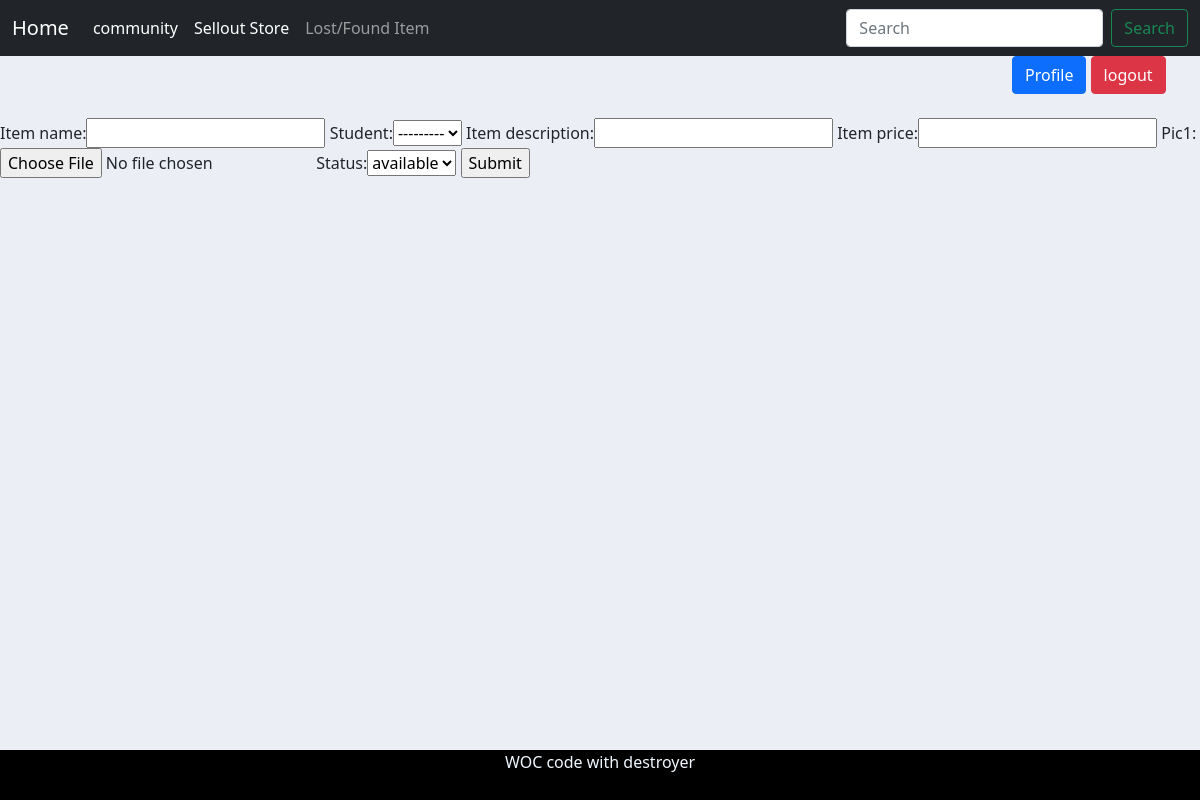
/sell, run on an earlier commit of the app's database.
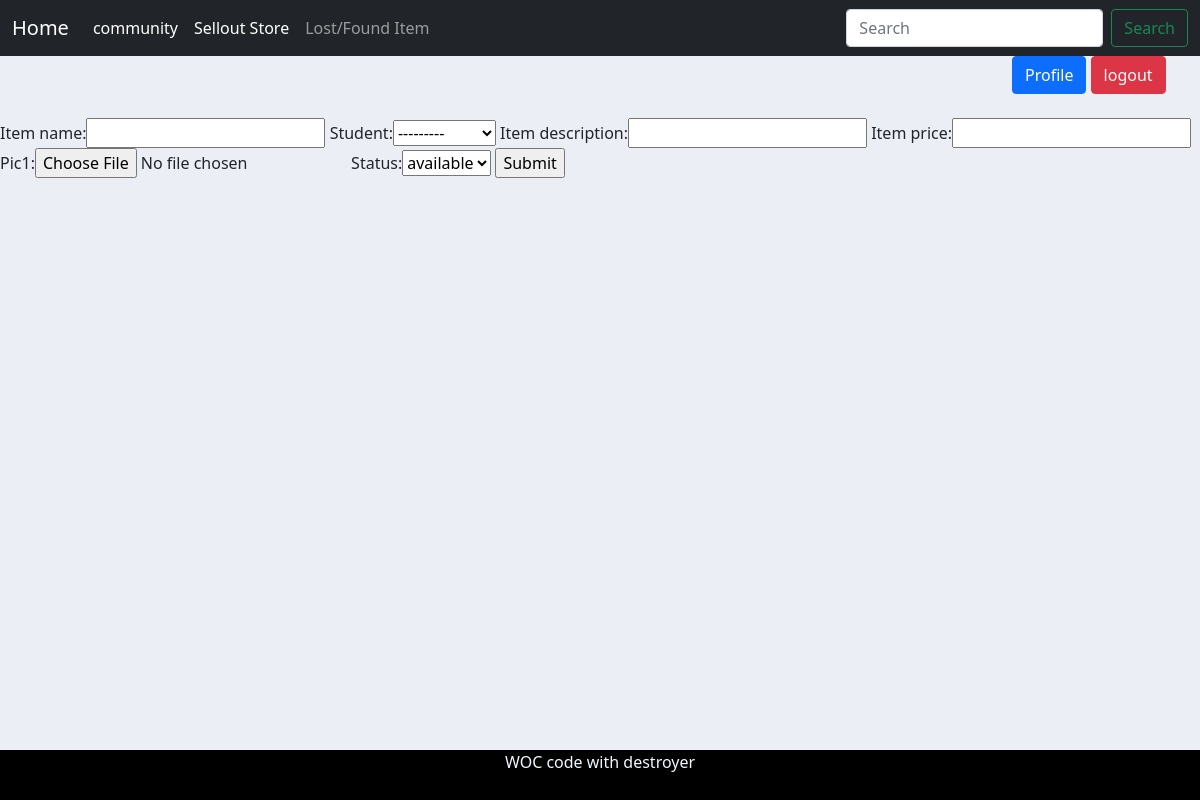
And on a later commit of the database.
### register/models.py (models this page shows)
class Signup(models.Model):  # Model class from models module is inherited in class Question.
    name = models.CharField(max_length=20, verbose_name="Name")
    GENDER = (
        ('Male', 'Male'),
        ('Female', 'Female'),
        ('Other', 'Other'),
    )
    gender = models.CharField(max_length=10,verbose_name="Gender")
    student_id = models.CharField(max_length=10, verbose_name="College Registration ID", unique=True) #college id hi dalegi
    email = models.EmailField(max_length=100, verbose_name='College Email ID')
    COURSE = (
        ('BTech', 'BTech'),
        ('MTech', 'MTech'),
        ('MCA', 'MCA'),
        ('MSc', 'MSc'),
        ('MBA', 'MBA'),
        ('Ph.D', 'Ph.D'),
    )
    course = models.CharField(max_length=20, verbose_name='Course Name')
    password = models.CharField(max_length=100, verbose_name='Password')
    dob = models.DateField(max_length=10, verbose_name='Date Of Birth')
    photo = models.ImageField(verbose_name='Photo')
    mobile_number = models.IntegerField(verbose_name='mobile number')
    def __str__(self):  # A method is declared so that in admin panel Text of Question is displayed.
        return self.student_id

### bsi/views.py (the view)
# urls.py: path("sell",views.sell,name="sell"),
def sell(request):
	form = SellForm()
	if request.method == 'POST':
		form = SellForm(request.POST)
		if form.is_valid():
			form.save()
			return redirect('/BSI/sellpost')
	context= {'form':form}
	return render(request,'bsi/sell.html',context)

### bsi/forms.py
class SellForm(ModelForm):
	class Meta:
		model= Item
		fields = '__all__'

### bsi/templates/bsi/sell.html (shortened to what this page needs)
{% extends 'bsi/main.html' %}
{%load static%}
{% block content %}
 <br>
<form action="{% url 'sellpost' %}" method = "POST">
  {{form}}
  <input type="submit" name="Submit">
</form>
 {% endblock %}

What changed in the data, as far as the page shows it:
added Signup: student "---------"
Also different on the page:
form field student: "---------" → (not shown)
